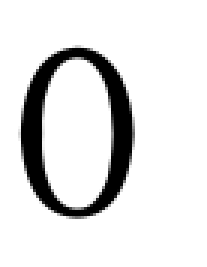
#> input picture Hopfield-Neural-Network/test/0_5.png, 69 x 89 px, given as the content of the folder train/, which was not available (shown 3 times larger)
$ python load_data.py
#> lines starting #> are read from the running program, lines starting #| are printed output that depends on the picture; pictures that were not available may be replaced by others from this repository, and a replacement may not be noted
import os
from PIL import Image
import numpy as np
import matplotlib.pyplot as plt


def read_image(filepath, width, height, scale):
#> called with filepath = 'train/', width = 32, height = 32, scale = 1
	imgs = []
	rez = [width / scale, height / scale]
	rez_half = [rez[0] / 2, rez[1] / 2]
	img_center = [width / 2 , height / 2]
	for dir_item in os.listdir(filepath):
		# join dir path and file name
		dir_item_path = os.path.join(filepath, dir_item)
		# check whether a file exists before read
		if os.path.isfile(dir_item_path):
			with Image.open(dir_item_path, 'r') as im:
#> im is the input picture: PIL image 69x89 RGB; min 0, max 255, mean 224.1
				n_im_bg = Image.new('RGB', (width, height), (255, 255, 255))
#> n_im_bg: PIL image 32x32 RGB; every value is 255
				n_im = im.resize((rez[0], rez[1]), Image.BILINEAR)
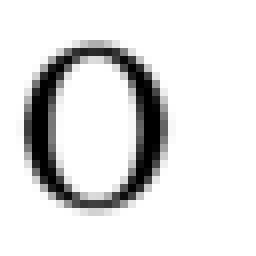
#> n_im: PIL image 32x32 RGB (shown 8 times larger); min 0, max 255, mean 224
				n_im_bg.paste(n_im, ( img_center[0] - rez_half[0] , img_center[1] - rez_half[1]))
				# n_im_bg.save(dir_item_path)
				pixels = list(n_im_bg.getdata())
#> pixels = 1024 items, first 6: (255, 255, 255), (255, 255, 255), (255, 255, 255), (255, 255, 255), (255, 255, 255), (255, 255, 255)
				binary_pixels = [1 * (((r + g + b) / 3.0) > 220) for r, g, b in pixels]
#> binary_pixels = 1024 values, max 1 at index 0, min 0 at index 170, mean 0.827
				bipolar_pixels = np.array(binary_pixels) * 2 -1
#> bipolar_pixels = 1024 values, max 1 at index 0, min -1 at index 170, mean 0.654
				imgs.append(bipolar_pixels)
#> pass 2 of the loop in read_image, `for dir_item in os.listdir(filepath):`:
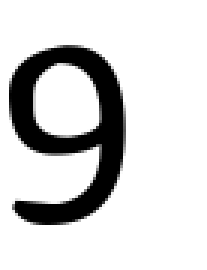
#> input picture Hopfield-Neural-Network/test/9_2.png, 69 x 90 px (shown 3 times larger)
#> in read_image, im is the input picture: PIL image 69x90 RGB; min 0, max 255, mean 212.1
#> in read_image (call 2), `n_im = im.resize((rez[0], rez[1]), Image.BILINEAR)`:
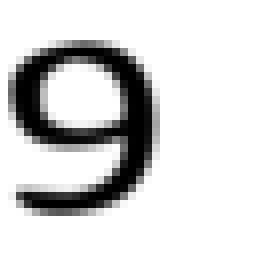
#> n_im: PIL image 32x32 RGB (shown 8 times larger); min 0, max 255, mean 212.1
#> binary_pixels = 1024 values, max 1 at index 0, min 0 at index 167, mean 0.775
#> bipolar_pixels = 1024 values, max 1 at index 0, min -1 at index 167, mean 0.551
	return np.array(imgs)

train_datas = []
test_datas = []
width = 32
height = 32

train_datas = read_image("train/", width, height, 1)
test_datas = read_image("test/", width, height, 1)
#print train_data.shape
